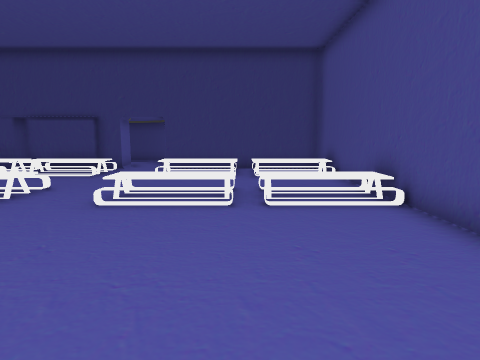
view 1 (above)

16 first-person views from a walk through a 3-D level made in the Unity game engine. The camera is 1.5 m above the floor, tilts 8° down and sees 75° across. Doors are open. The floor is counted in squares, 1 m on a side. Each view is taken from the middle of a square. On the plan, view 1 faces up. The plan holds only what a view shows up to about 15 squares ahead; the rest is blank. The place goes on beyond the plan. The player character is not drawn. Some surface patterns are stand-ins.

view 2
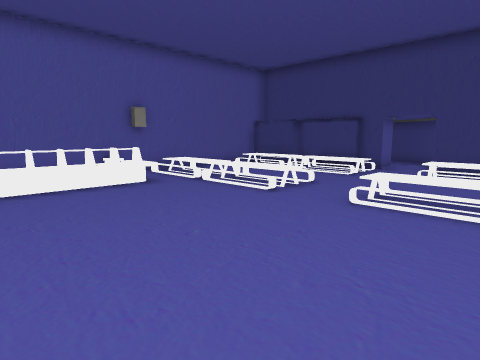

view 3
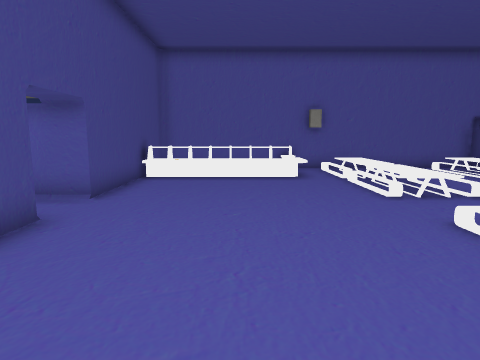

view 4
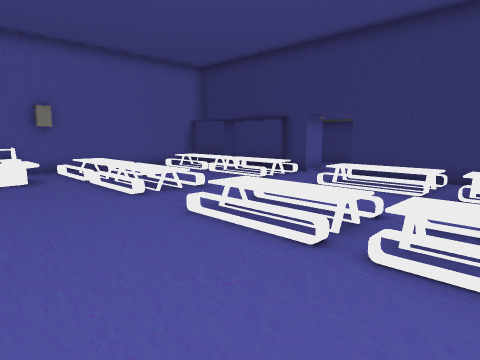

view 5
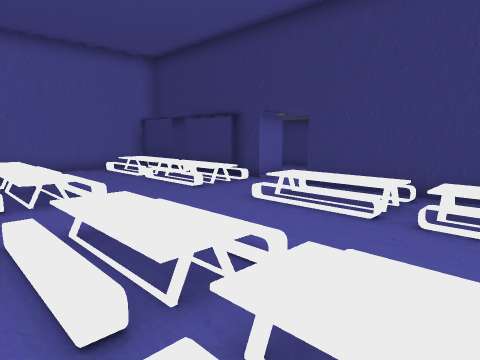

view 6
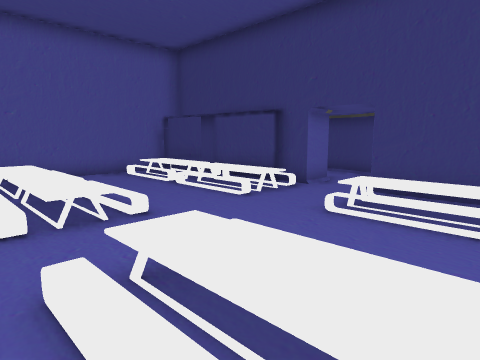

view 7
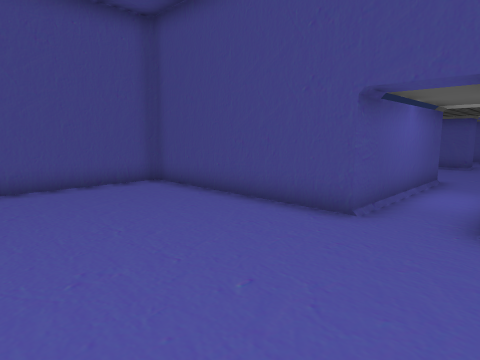

view 8
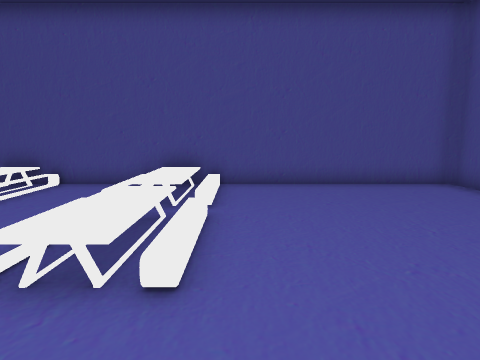

view 9
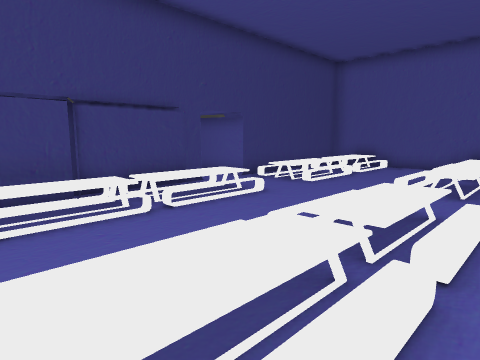

view 10
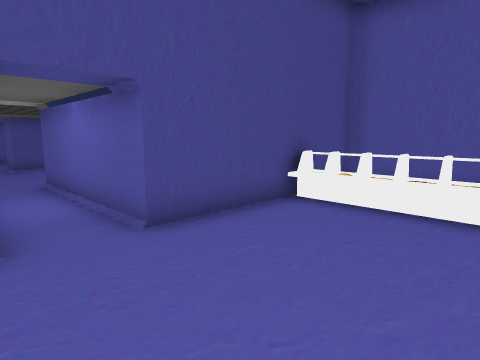

view 11
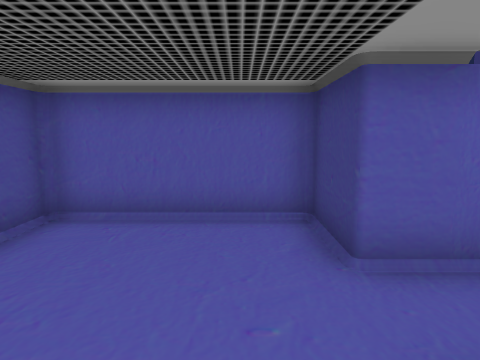

view 12
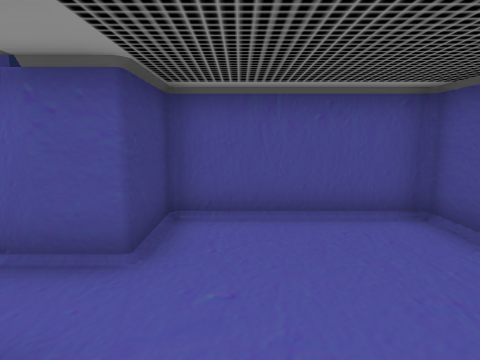

view 13
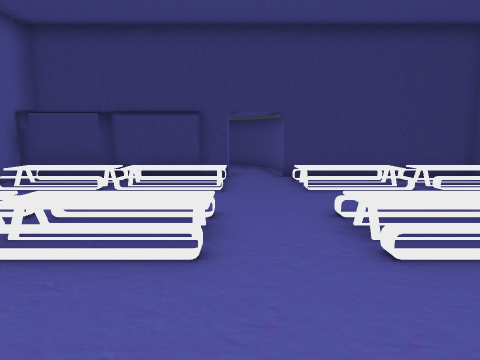

view 14
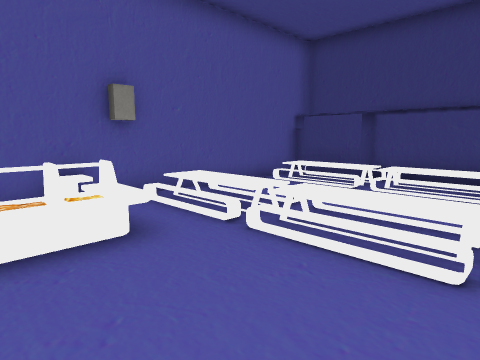

view 15
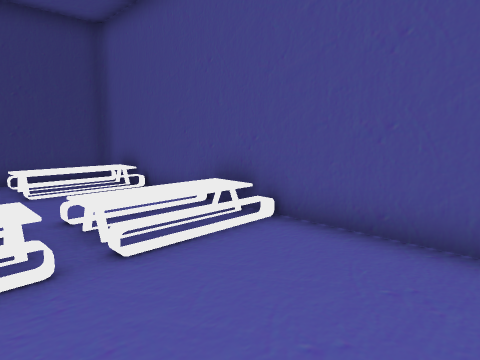

view 16
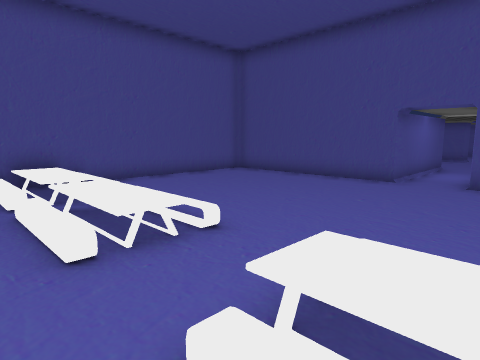

### Floor plan
Key: @ floor where view 1 was taken; # wall or solid block; . floor; / step, stairs or slope; D open door; = window, fence, low wall or low ledge; ^ raised ledge; O other object.
Columns run from 13 left of view 1 to 4 right of it. Each row starts with its distance up from view 1.
 19       ##
 18        OO#
 17          O
 16        O  #
 15        #..########
 14 OOOOOOO#..///////#
 13 #OOOOOOO..OOOOOO #
 12 #OOOOOOO..OOOO...#
 11 #................#
 10 #................#
  9 #///////..///////#
  8 #OOOOOOO..OOOOOOO#
  7 #OOOOOOO..OOOO...#
  6 #................#
  5 #^^^^............#
  4 #  ^^............#
  3 #  ^^............#
  2  # ^^............#
  1  # #=............#
  0  ###=........@...#
 -1   ######..########
 -2        #..O
 -3           O
 -4           O
 -5        #DDO
 -6        #DDD
 -7      ###..###
 -8      #......#
 -9      #......#
-10      #......#
-11      #......#
-12      ###..###
-13        O  O

Positions as (right, up) in squares from view 1, and headings:
1: (0, 0), facing up
2: (0, 0), facing up-left
3: (2, 3), facing left
4: (2, 3), facing up-left
5: (2, 6), facing up-left
6: (0, 6), facing up-left
7: (-6, 5), facing down-right
8: (-6, 6), facing right
9: (-12, 6), facing up-right
10: (-3, 4), facing down-left
11: (-2, -8), facing left
12: (-7, -8), facing right
13: (-5, 3), facing up
14: (-5, 3), facing up-left
15: (-1, 3), facing up-right
16: (-7, 10), facing down-right
